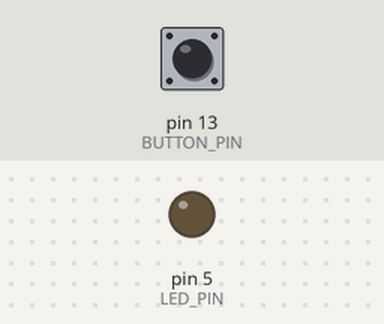
Bench run of a sketch on a simulated Arduino Uno, built with avr-gcc and run on an emulated ATmega328P. Shown: output pins drawn as LEDs (lit = HIGH). The test bench sets the inputs (shaded band); at power-on: pin 13 (BUTTON_PIN) HIGH.

Above: at 1.2 s.
1.3 s: pin 13 (BUTTON_PIN) pulled LOW for 0.15 s
At 1.37 s:
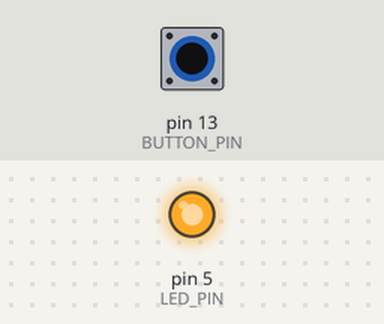
2.9 s: pin 13 (BUTTON_PIN) pulled LOW for 3.2 s
At 7.0 s:
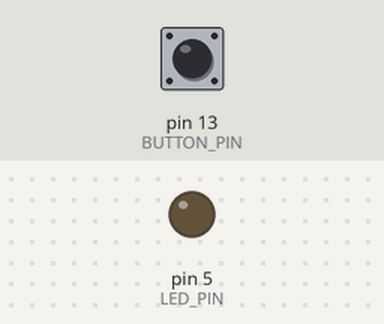
Timing chart, 0 to 8.5 s (numbered marks = the images above; inputs shaded):
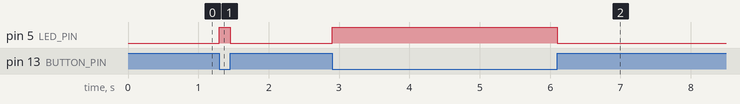

Measured:
- after the input at 1.3 s, pin 5 (LED_PIN): LOW → HIGH at once, → LOW 0.15 s later
- after the input at 2.9 s, pin 5 (LED_PIN): LOW → HIGH at once, → LOW 3.2 s later

The sketch:

LED_Button.ino
```cpp
#define LED_PIN 5
#define BUTTON_PIN 13

void setup() {
  pinMode(LED_PIN, OUTPUT);
  pinMode(BUTTON_PIN, INPUT_PULLUP);
}

void loop() {
  bool pressed = digitalRead(BUTTON_PIN) == LOW;
  digitalWrite(LED_PIN, pressed ? HIGH : LOW);
}
```
